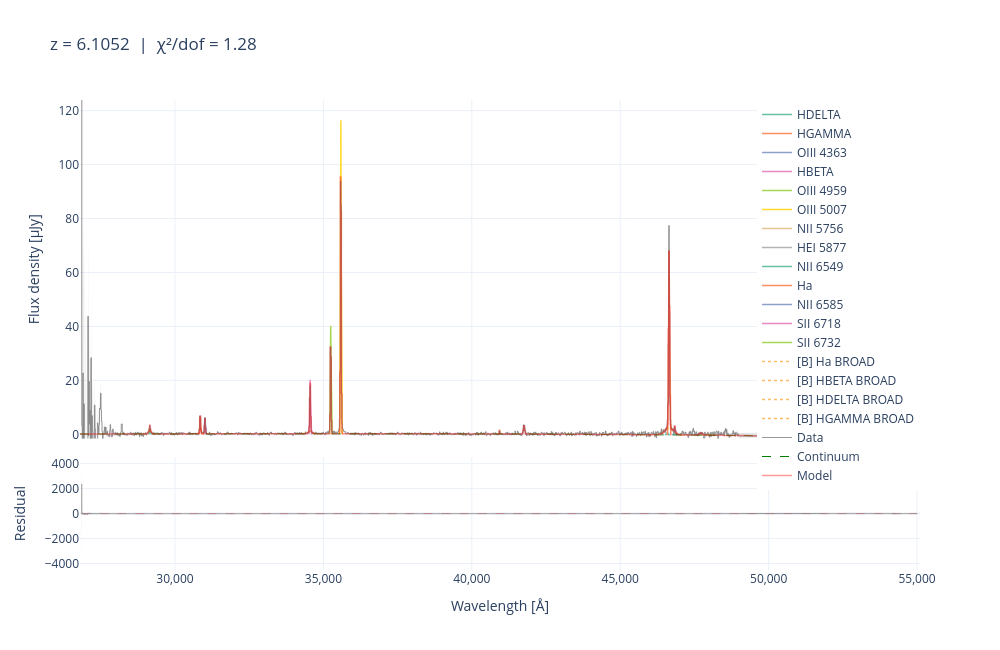

Notebook code for this chart:
### Markdown cell above
## Interactive plot

Use the plotly interactive plot to zoom into the Hα+[NII] complex
and inspect narrow vs broad components.

### Code cell
fig_interactive = jwspecfit.plot_fit_interactive(result2.best_fit)
fig_interactive.show()
